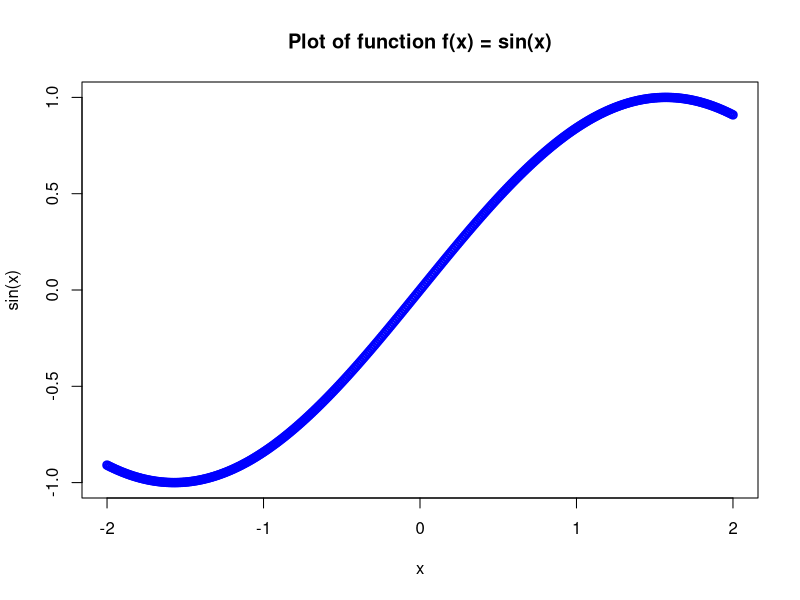
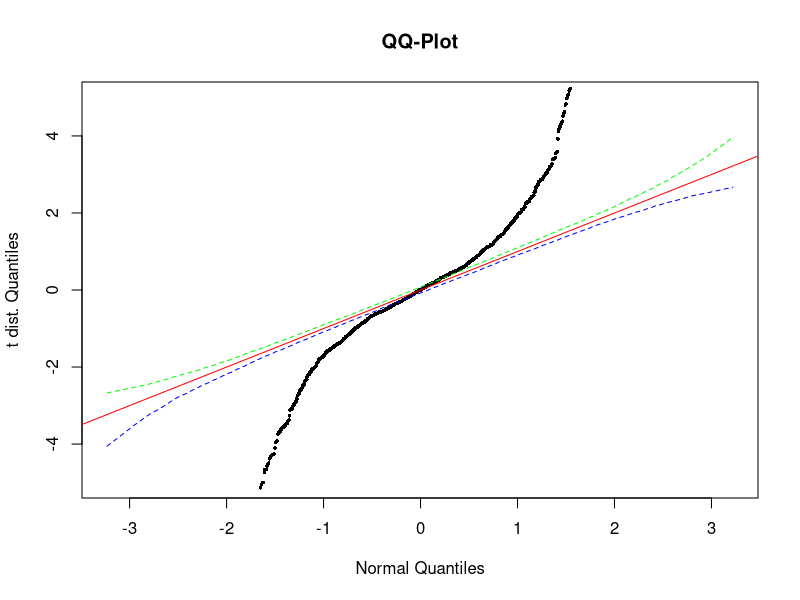
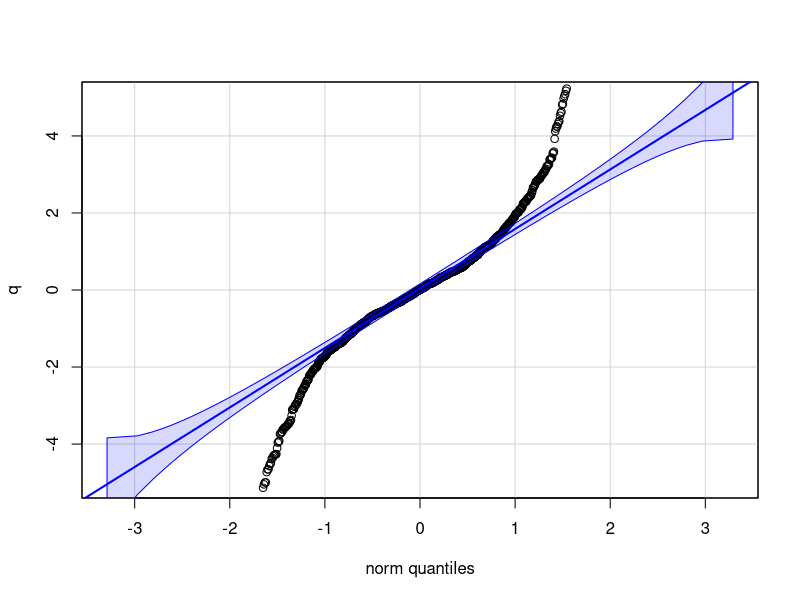

Write R code to recreate these figures, in order.
## ---- chunk 1
#Creating the sequence for x in [-2, 2] with incriments of .01
x <- seq(-2, 2, by = 0.01)
y <- sin(x)

#Plotting the function f(x)
plot(x, y, type = "p", main = "Plot of function f(x) = sin(x)", xlab = "x", ylab = "sin(x)", col = "blue", lwd = 2)

## ---- chunk 2
#generating 1000 values from t-dist with 1 df
q <- rt(1000, 1)
#sorting my data because qq-plot compares ordered data
sortedq = sort(q)
#creating a matrix to store normal samples that are sorted?
n_matrix <- matrix(0, 1000, 1000)
for(i in 1:1000){
  n_matrix[i, ] <- sort(rnorm(1000))
}

#getting our expected normal quantiles which are the column means and 
#then creating a simple "envelope" which is the upper and lower bound (2.5 and 97.5%)
n_quantiles <- colMeans(n_matrix)
l = apply(n_matrix, 2, function(col) quantile(col, 0.025))
u = apply(n_matrix, 2, function(col) quantile(col, 0.975))

#plot
plot(n_quantiles, sortedq, xlab = "Normal Quantiles", 
     ylab = "t dist. Quantiles", main = "QQ-Plot", pch = 16, 
     cex = 0.5, ylim = c(-5, 5))
#the reference line
abline(0, 1, col = "red") 

#lower envelope
lines(n_quantiles, l, col = "blue", lty = 2)
#upper envelope
lines(n_quantiles, u, col = "green", lty = 2)

#comparing my answer with qqPlot
install.packages("car")
library(car)
qqPlot(q, envelope = 0.95, ylim = c(-5, 5))
